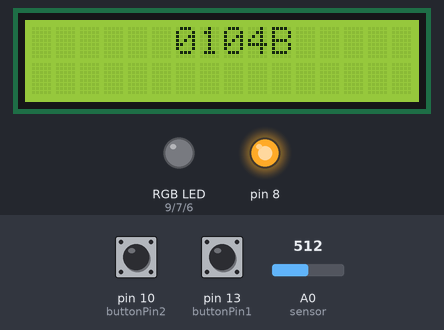
A sketch run on a simulated Arduino Uno, built with avr-gcc and run on an emulated ATmega328P. Parts: 16×2 character LCD, an RGB LED mixed from three pins (HIGH = lit), output pins drawn as LEDs (lit = HIGH). The test bench sets the inputs (shaded band); at power-on: pin 13 (buttonPin1) HIGH, A0 (sensor) = 512, pin 10 (buttonPin2) HIGH. What the sketch prints to the serial monitor is not drawn.

Above: at 3.3 s.
3.9 s: pin 13 (buttonPin1) pulled LOW for 0.55 s
At 4.7 s:
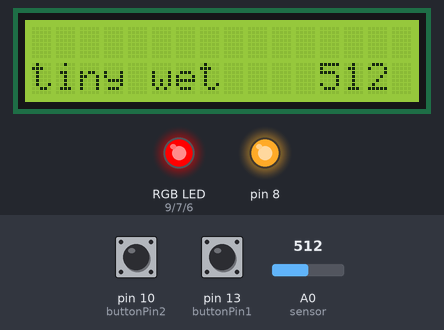
5.9 s: A0 (sensor) set to 440
At 7.2 s:
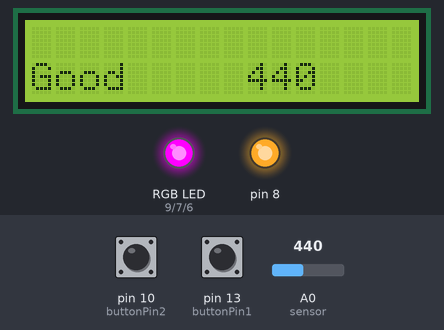
7.5 s: A0 (sensor) set to 290
At 8.2 s:
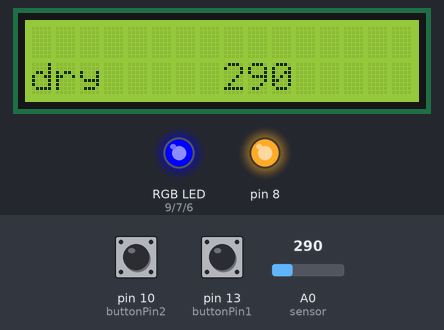
9.4 s: A0 (sensor) set to 140
At 10.5 s:
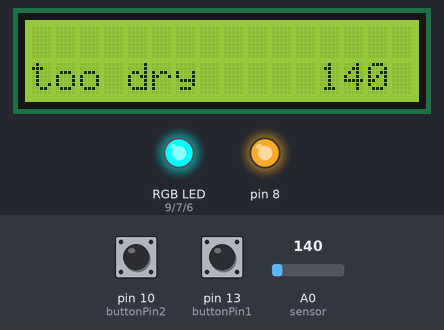
11.0 s: A0 (sensor) set to 0
At 12.0 s:
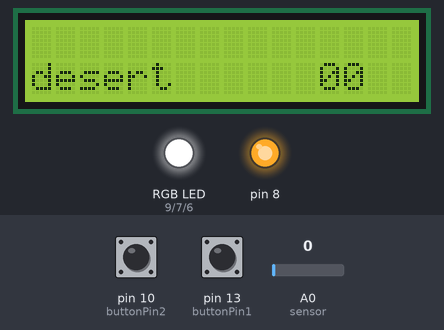
13.0 s: pin 13 (buttonPin1) pulled LOW for 1 s
At 17.6 s:
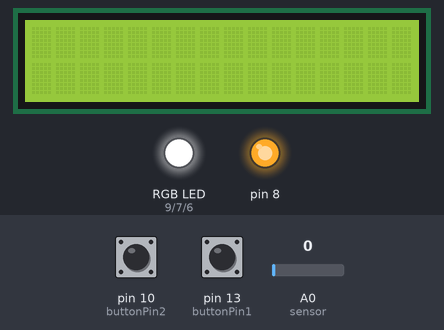
Timing chart, 0 to 18.0 s (numbered marks = the images above; inputs shaded):
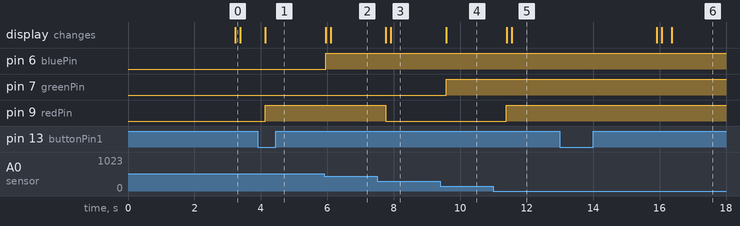

Measured:
- after the input at 3.9 s, pin 9 (redPin): LOW → HIGH after 0.23 s; the display: changes after 0.23 s (image 1)
- after the input at 5.9 s, pin 6 (bluePin): LOW → HIGH at once; the display: first changes after 0.05 s (image 2 shows a later state)
- after the input at 7.5 s, pin 9 (redPin): HIGH → LOW after 0.26 s; the display: first changes after 0.26 s (image 3 shows a later state)
- after the input at 9.4 s, pin 7 (greenPin): LOW → HIGH after 0.18 s; the display: changes after 0.18 s (image 4)
- after the input at 11.0 s, pin 9 (redPin): LOW → HIGH after 0.39 s; the display: first changes after 0.39 s (image 5 shows a later state)
- after the input at 13.0 s, the display: first changes after 2.9 s (image 6 shows a later state)

The sketch:

arduino_storage.ino
```cpp
#include <LiquidCrystal.h>
#include <EEPROM.h>
#define EEPROM_SIZE 1024

const int rs = 12, en = 11, d4 = 5, d5 = 4, d6 = 3, d7 = 2; // initialize the connections to variables from LCD display to arduino to their respective pin numbers
// connections are:
// d4, d5, d6, d7 ; Data lines
// rs ; Register Select Lines
// en; enable signal

LiquidCrystal lcd(rs, en, d4, d5, d6, d7); //set up LCD display function
int redPin= 9;
int greenPin = 7;
int bluePin = 6; // define variables with respective pin numvers for RGB LED control


const int buttonPin1 = 13;
const int buttonPin2 = 10;

// 13, button 1 is outer button for power source
// 10, button 2 is inner button for recording

bool buttonPressed1 = false;
bool buttonPressed2 = false;
bool lastButtonState1 = LOW;
bool lastButtonState2 = LOW;

bool powerOn = false;
// initially the entire system is off
int mode = 0;
// mode 0 is regular mode; mode 1 is for comparison

int moisturebefore = 0;
int moistureafter = 0;
int address = 0;


void setup() { // commands to setup pin, LED ground voltage (pin 4), LCD and Moisture sensor

  pinMode(redPin, OUTPUT);
  pinMode(greenPin, OUTPUT);
  pinMode(bluePin, OUTPUT); // LED colour initialization

  pinMode(buttonPin1, INPUT_PULLUP);
  pinMode(buttonPin2, INPUT_PULLUP);

  analogWrite(8,255); // Ground voltage
  Serial.begin(57600); // Sensor initialization
  lcd.begin(16, 2);

  lcd.print(" Team 0104B");

}

void loop() { //Main functional loop that Arduino will run

  int buttonState1 = digitalRead(buttonPin1);
  int buttonState2 = digitalRead(buttonPin2);

  Serial.println(powerOn);
  if(mode == 0){ // regular mode
    // first check the first button for state changes
    if (!buttonState1 && lastButtonState1) {
      Serial.println("Button 1 pressed");
      powerOn = !powerOn;
    }
    //main program
    if(powerOn){ //if not powerOn, just don't do anything
      //main program
      if (!buttonState2 && lastButtonState2) {
        Serial.println("Button 2 pressed");
        if(moisturebefore == 0){
          moisturebefore = analogRead(A0);
          Serial.println("moisturebefore recorded");
        }
        else{
          moistureafter = analogRead(A0);
          Serial.println("moisturebefore recorded");
          mode = 1;
        }
      }
      else{
        Serial.print("Moisture Sensor Value:");
        Serial.println(analogRead(A0)); // print moisture sensor values to terminal screen (laptop)

        setColor_frominput(analogRead(A0));
        lcd.setCursor(0, 1);

        if (setColor_frominput(analogRead(A0)) == 1){ //print state of soil according to each state and corresponding moisture sensor value
          lcd.print("desert      ");
          lcd.print(analogRead(A0));
        }// No colour - driest mode
        else if (setColor_frominput(analogRead(A0)) == 2){
          lcd.print("too dry     ");
          lcd.print(analogRead(A0));
          delay(150); // set delay after each print command to the LCD for User readability
          lcd.print("     ");
          //red  - too dry mode
        }
        else if (setColor_frominput(analogRead(A0)) == 3){
          lcd.print("dry     ");
          lcd.print(analogRead(A0));
          delay(150);
          lcd.print("     ");
        } // pink  - dry mode
        else if (setColor_frominput(analogRead(A0)) == 4){
          lcd.print("Good     ");
          lcd.print(analogRead(A0));
          delay(150);
          lcd.print("     ");
        } // Blue - Optimal moisture
        else if (setColor_frominput(analogRead(A0)) == 5){
          lcd.print("tiny wet    ");
          lcd.print(analogRead(A0));
          delay(150);
          lcd.print("     ");
        } //
        else if (setColor_frominput(analogRead(A0)) == 6){
          lcd.print("too wet     ");
          lcd.print(analogRead(A0));
          delay(150);
          lcd.print("     ");
        }
        lcd.print(analogRead(A0));
        delay(150);
        lcd.print("     ");
      }
      //main program ends
    }
    else{ //powerOn is false
      if (!buttonState2 && lastButtonState2){ //initialize
        address = 0;
        Serial.println("clear data");
        while (address < EEPROM.length()) {
          EEPROM.write(address,0);
          address++;
        }
        lcd.print("system initialized");
        delay(150);
        lcd.print("     ");
      }
      else{
        lcd.print("     ");
        delay(150);
        lcd.print("     ");
      }
    }
  }
  else if(mode == 1){ // selection mode
    lcd.print("Save data?(N/Y)");
    lcd.print(moisturebefore);
    lcd.print(moistureafter);
    delay(150);
    lcd.print("     ");

    if (!buttonState1 && lastButtonState1) {
      Serial.println("Button 1 pressed");

      EEPROM.write(address, moisturebefore);
      address++;
      if (address == EEPROM_SIZE) {
        address = 0;
      }

      EEPROM.write(address, moistureafter);
      address++;
      if (address == EEPROM_SIZE) {
        address = 0;
      }
      Serial.println(moisturebefore);
      Serial.println(moistureafter);
      Serial.println("succ saved");
      moisturebefore = 0;
      moistureafter = 0;
      mode = 0;

    }
    if (!buttonState2 && lastButtonState2) {
      Serial.println("Button 2 pressed");
      moisturebefore = 0;
      moistureafter = 0;
      mode = 0;

      Serial.println("false saved");
    }
  }
  lastButtonState1 = buttonState1;
  lastButtonState2 = buttonState2;
  delay(300);
}


void setColor(int redValue, int greenValue, int blueValue) {
  // function takes in RGB values and outputs values to corresponding physical RGB LED output
  analogWrite(redPin, 255-redValue);
  analogWrite(greenPin, 255-greenValue);
  analogWrite(bluePin, 255-blueValue);
}

int setColor_frominput(int sensorval){ // function takes in sensor and manipulates RGB colours based on reading, return integer correlating to each state
  if(sensorval == 0){
    setColor(0,0,0);

    return 1;
  }
  else if(sensorval < 150){ //dry
    setColor(255,0,0);

    return 2;
  }
  else if(sensorval < 300){ //a bit dry
    setColor(255,180,0);

    return 3;
  }
  else if(sensorval < 450){ //good
    setColor(0,255,0);

    return  4;
  }
  else if(sensorval < 600){ //a bit wet
    setColor(0,180,255);

    return 5;
  }
  else if(sensorval>0){ //too wet
    setColor(0,0,255);

    return 6;
  }
}
```
